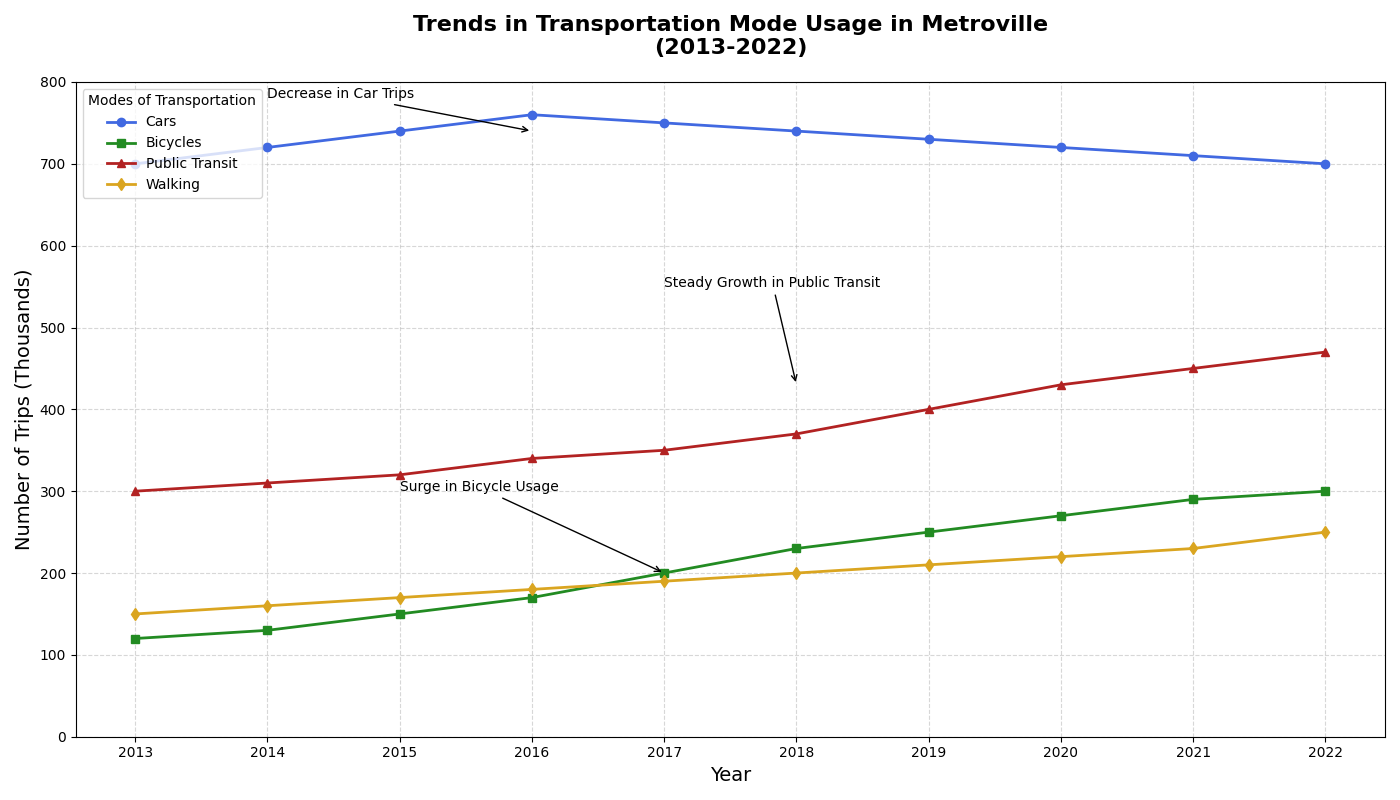

The script that drew this image:
import matplotlib.pyplot as plt
import numpy as np

# Backstory: We are analyzing the usage of different modes of transportation over the past decade in the city of Metroville.
# The modes of transportation we are tracking include: Cars, Bicycles, Public Transit, and Walking.

# Define the years
years = np.arange(2013, 2023)

# Transportation usage data (in thousands of trips)
cars_usage = [700, 720, 740, 760, 750, 740, 730, 720, 710, 700]
bicycles_usage = [120, 130, 150, 170, 200, 230, 250, 270, 290, 300]
public_transit_usage = [300, 310, 320, 340, 350, 370, 400, 430, 450, 470]
walking_usage = [150, 160, 170, 180, 190, 200, 210, 220, 230, 250]

# Create the figure and axis
fig, ax = plt.subplots(figsize=(14, 8))

# Plot the data
ax.plot(years, cars_usage, label='Cars', marker='o', linestyle='-', linewidth=2, color='royalblue')
ax.plot(years, bicycles_usage, label='Bicycles', marker='s', linestyle='-', linewidth=2, color='forestgreen')
ax.plot(years, public_transit_usage, label='Public Transit', marker='^', linestyle='-', linewidth=2, color='firebrick')
ax.plot(years, walking_usage, label='Walking', marker='d', linestyle='-', linewidth=2, color='goldenrod')

# Set chart titles and labels
ax.set_title('Trends in Transportation Mode Usage in Metroville\n(2013-2022)', fontsize=16, fontweight='bold', pad=20)
ax.set_xlabel('Year', fontsize=14)
ax.set_ylabel('Number of Trips (Thousands)', fontsize=14)
ax.set_xticks(years)
ax.set_ylim(0, 800)

# Add gridlines
ax.grid(True, linestyle='--', alpha=0.5)

# Add legends
ax.legend(title='Modes of Transportation', loc='upper left')

# Annotate significant trends
ax.annotate('Surge in Bicycle Usage', xy=(2017, 200), xytext=(2015, 300),
            arrowprops=dict(facecolor='black', arrowstyle='->'), fontsize=10)
ax.annotate('Steady Growth in Public Transit', xy=(2018, 430), xytext=(2017, 550),
            arrowprops=dict(facecolor='black', arrowstyle='->'), fontsize=10)
ax.annotate('Decrease in Car Trips', xy=(2016, 740), xytext=(2014, 780),
            arrowprops=dict(facecolor='black', arrowstyle='->'), fontsize=10)

# Adjust layout to prevent overlapping
plt.tight_layout()

# Display the plot
plt.show()
